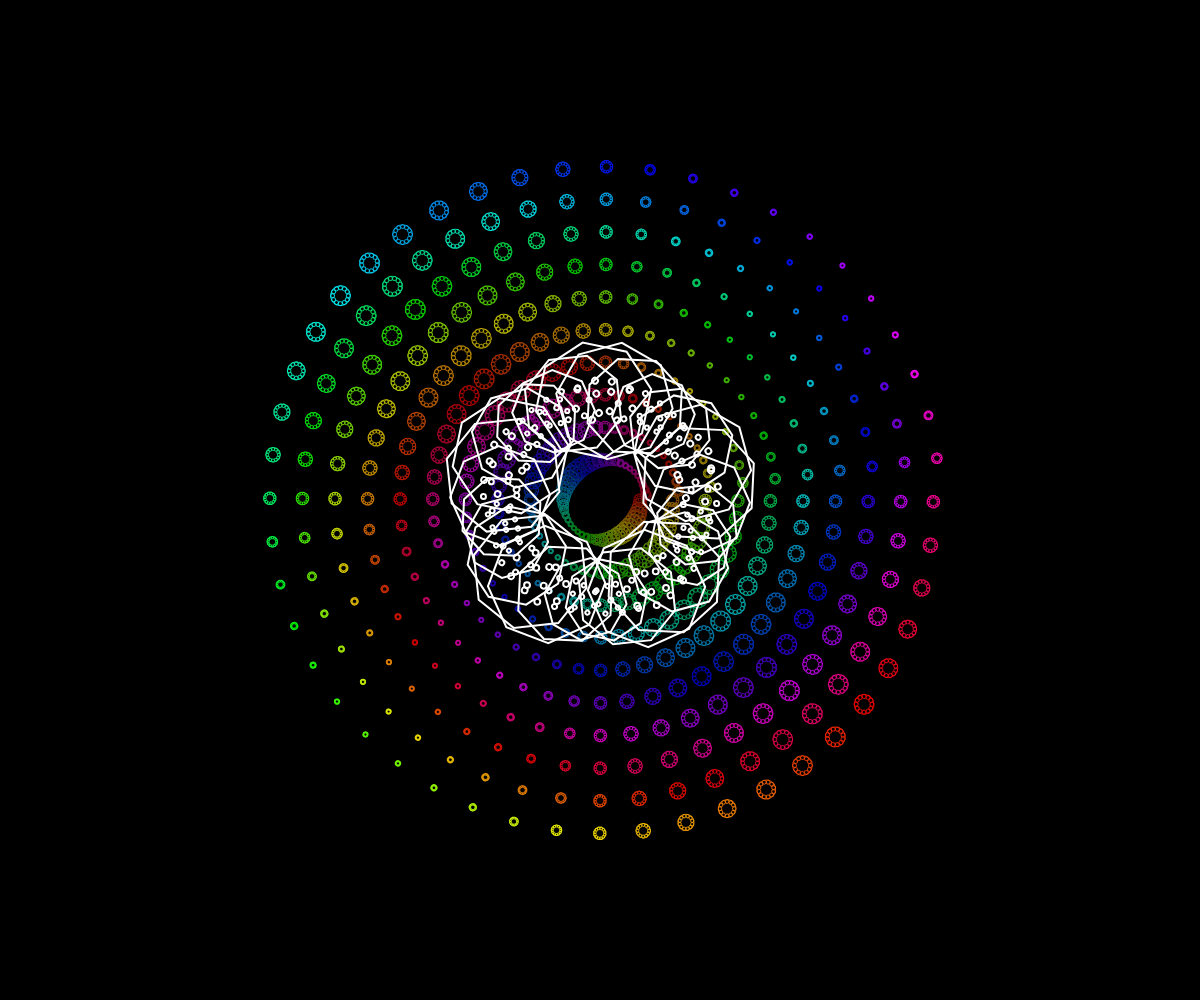
Frame 1 (no input)
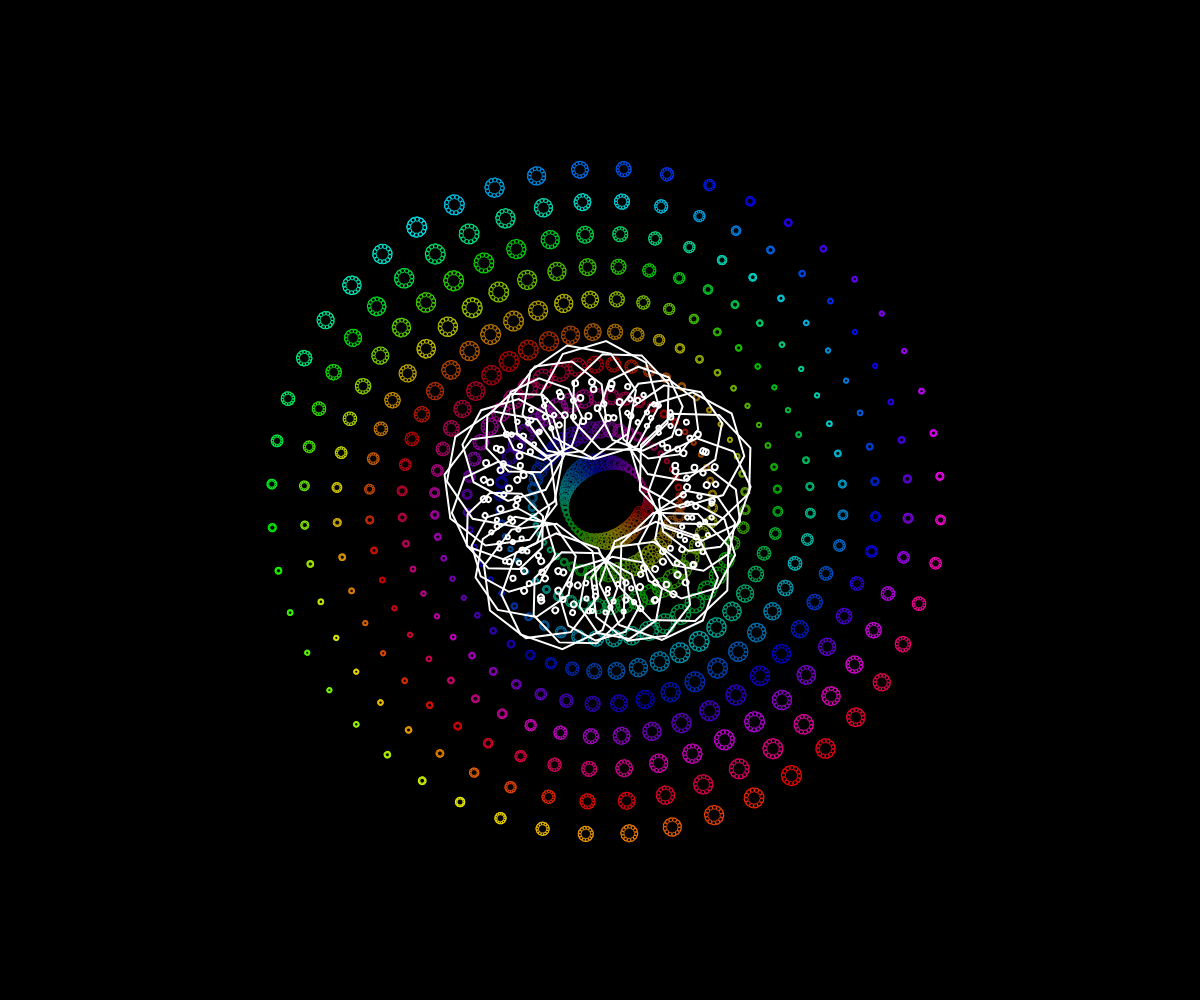
Frame 60 (no input)
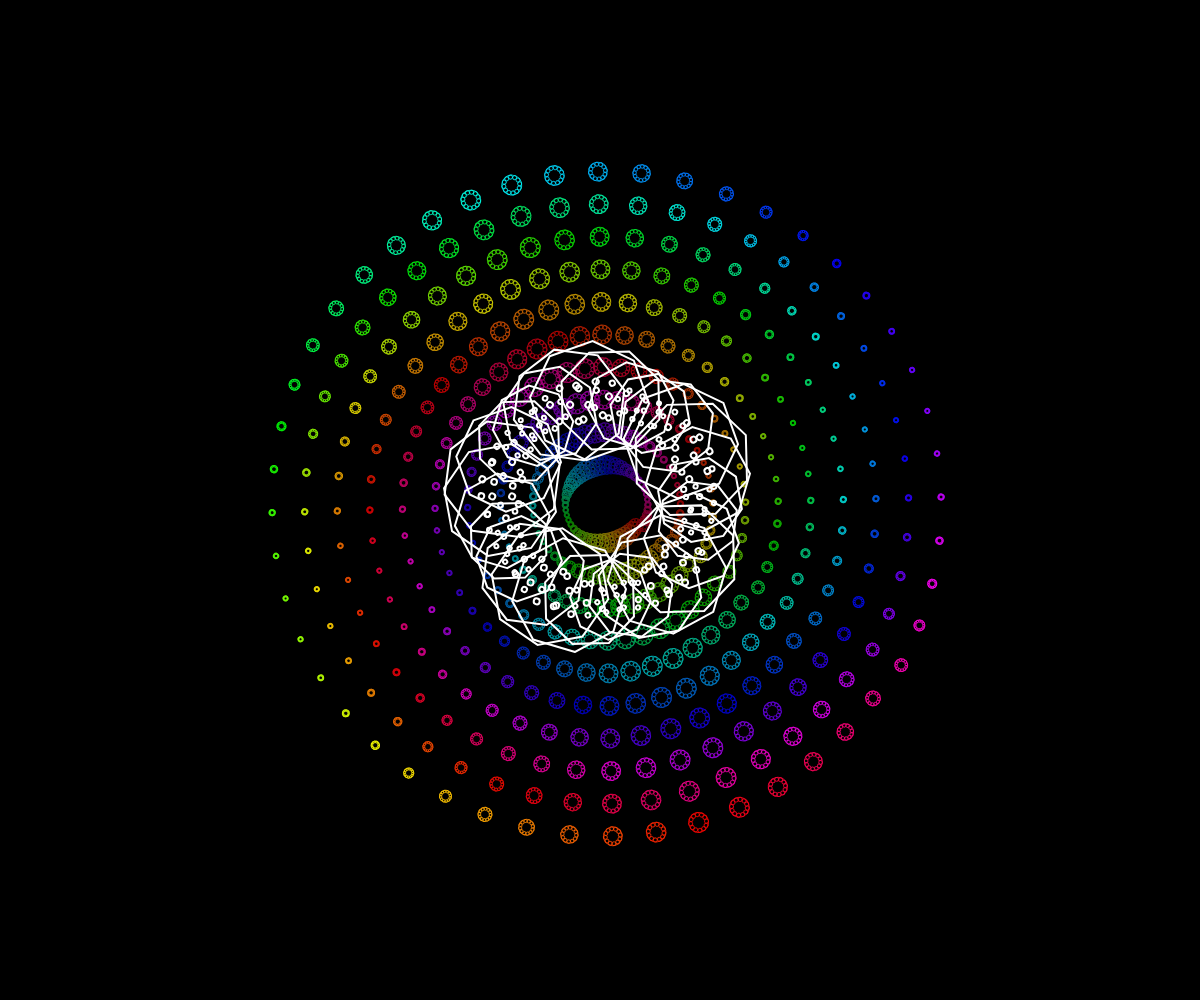
Frame 120 (the mouse pressed at the canvas centre since frame 60)

The p5.js sketch that drew these frames (run headless with seeded random() and noise() and a simulated clock; from frame 60 on, the mouse is pressed at the canvas centre):

// p5.js sketch
// ── sketch.js
let layers = 10;           // Number of layers
let detail = 48;           // Detail level of each layer (number of circles per layer)
let maxRadius;             // Maximum radius for outermost layer
let centerShapes = 5;      // Number of central dynamic shapes

// Movement parameters
let moveSpeed = 0.02;      // Speed of movement
let moveDistance = 50;     // Distance of movement

function setup() {
    createCanvas(windowWidth, windowHeight);
    maxRadius = min(width, height) / 3;  // Calculate maximum radius dynamically
    angleMode(DEGREES);
    noFill();
    colorMode(HSB, 360, 100, 100, 100);
}

function draw() {
    background(0);
    translate(width / 2, height / 2);
    rotate(frameCount * 0.3);  // Slow rotation of the entire mandala

    let time = millis() / 1000;
    drawOuterLayers(time);
    drawCenterShapes(time);
}

// Draws detailed and multiplied circles in concentric layers
function drawOuterLayers(time) {
    for (let i = 0; i < layers; i++) {
        let radius = map(i, 0, layers - 1, 40, maxRadius);
        let baseColor = map(i, 0, layers, 0, 360);  // Color hues spread across layers

        for (let j = 0; j < detail; j++) {
            let angle = map(j, 0, detail, 0, 360);
            let x = cos(angle) * radius;
            let y = sin(angle) * radius;

            let rotationAngle = (frameCount * 15 + angle * 10) % 360;  // Spin each circle
            let circleRadius = map(sin(time * 9 + angle * 2), -1, 1, 5, 20);

            // Calculate movement offset
            let moveOffset = sin((angle + frameCount * 2) * moveSpeed) * moveDistance;

            push();
            translate(x + moveOffset, y);
            rotate(rotationAngle);

            let colorHue = (baseColor + angle) % 360;
            let brightness = map(i, 0, layers - 1, 50, 100);
            stroke(colorHue, 100, brightness, 80);
            ellipse(0, 0, circleRadius, circleRadius);

            // Draw additional details inside each circle
            drawDetailedCircles(circleRadius);
            pop();
        }
    }
}

// Draws intricate detailed circles inside each main circle
function drawDetailedCircles(circleRadius) {
    for (let k = 0; k < 12; k++) {
        let innerAngle = map(k, 0, 12, 0, 360);
        let innerX = cos(innerAngle) * circleRadius / 2.5;
        let innerY = sin(innerAngle) * circleRadius / 2.5;
        let innerRadius = circleRadius / 5;
        ellipse(innerX, innerY, innerRadius, innerRadius);
    }
}

// Draws dynamic central shapes
function drawCenterShapes(time) {
    let centerRadius = 100;

    for (let i = 0; i < centerShapes; i++) {
        let angleOffset = frameCount * 2 + i * 72;  // Different starting angles

        for (let j = 0; j < 6; j++) {
            let angle = map(j, 0, 6, 0, 360);
            let x = cos(angle + angleOffset) * centerRadius;
            let y = sin(angle + angleOffset) * centerRadius;

            let shapeRadius = map(sin(time * 7 + j * 60), -1, 1, 40, 60);

            push();
            translate(x, y);
            rotate(-angleOffset);  // Rotate opposite direction for effect

            strokeWeight(2);
            stroke(255, 100);

            beginShape();
            for (let k = 0; k < 360; k += 45) {
                let sx = cos(k) * shapeRadius;
                let sy = sin(k) * shapeRadius;
                vertex(sx, sy);
            }
            endShape(CLOSE);

            // Additional detailed circles inside the hexagons
            drawHexagonDetail(shapeRadius);
            pop();
        }
    }
}

// Draws detailed circles inside the central hexagons
function drawHexagonDetail(shapeRadius) {
    for (let m = 0; m < 6; m++) {
        let detailAngle = map(m, 0, 6, 0, 360);
        let detailX = cos(detailAngle) * shapeRadius / 3;
        let detailY = sin(detailAngle) * shapeRadius / 3;
        let detailRadius = shapeRadius / 10;
        ellipse(detailX, detailY, detailRadius, detailRadius);
    }
}

function windowResized() {
    resizeCanvas(windowWidth, windowHeight);
}
